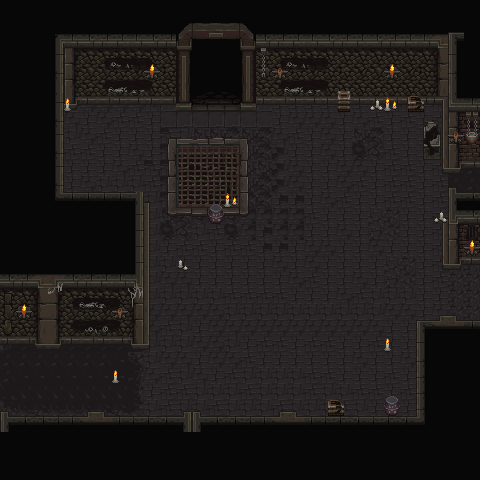

Below is a game level as drawn by its tile map, then a one-line description and the .tmx that defines it (tile-layer data replaced by summaries):
An orthogonal 30x30 tile map with 16x16 px tiles, 3 tile layers (Background, Middleground, Foreground), 8 tilesets and 14 objects (4x spawn, Player).

<map version="1.10" tiledversion="1.12.0" orientation="orthogonal" renderorder="right-down" width="30" height="30" tilewidth="16" tileheight="16" infinite="0" nextlayerid="6" nextobjectid="47">
 <tileset firstgid="1" source="DungeonBuildingTileSet.tsx" />
 <tileset firstgid="2561" source="DungeonAnimatedTiles.tsx" />
 <tileset firstgid="2577" source="DungeonDecorations.tsx" />
 <tileset firstgid="2833" source="player.tsx" />
 <tileset firstgid="2834" source="objects.tsx" />
 <tileset firstgid="2840" source="Enemies.tsx" />
 <tileset firstgid="2843" source="Spawn.tsx" />
 <tileset firstgid="2844" source="lights.tsx" />
 <layer id="1" name="Background" width="30" height="30">
  <data>[900 cells, 900 non-empty, 60 distinct tile ids]</data>
 </layer>
 <layer id="2" name="Middleground" width="30" height="30">
  <data>[900 cells, 521 non-empty, 232 distinct tile ids]</data>
 </layer>
 <layer id="3" name="Foreground" width="30" height="30">
  <data>[900 cells, 33 non-empty, 22 distinct tile ids]</data>
 </layer>
 <objectgroup id="4" name="objects">
  <object id="8" name="Player" gid="2833" x="206.682" y="137.5" width="22" height="22">
   <properties>
    <property name="attackMode" value="GUN" />
    <property name="camFollow" type="bool" value="true" />
    <property name="controller" type="bool" value="true" />
   </properties>
  </object>
  <object id="38" gid="2845" x="222.909" y="208.182" width="16" height="16" />
  <object id="39" gid="2845" x="383.75" y="80.25" width="16" height="16" />
  <object id="40" gid="2845" x="382.75" y="112.5" width="16" height="16" />
  <object id="41" gid="2845" x="144.5" y="78.75" width="16" height="16" />
  <object id="42" gid="2845" x="59.25" y="111.25" width="16" height="16" />
  <object id="43" gid="2845" x="463.75" y="254.75" width="16" height="16" />
  <object id="44" gid="2845" x="379" y="351.75" width="16" height="16" />
  <object id="45" gid="2845" x="106.75" y="382.75" width="16" height="16" />
  <object id="46" gid="2845" x="15" y="318.25" width="16" height="16" />
 </objectgroup>
 <objectgroup id="5" name="spawns">
  <object id="21" name="spawn" gid="2843" x="365.5" y="153.5" width="16" height="16" />
  <object id="22" name="spawn" gid="2843" x="430.5" y="304" width="17" height="16" />
  <object id="23" name="spawn" gid="2843" x="23.5" y="391.5" width="15.5" height="16" />
  <object id="24" name="spawn" gid="2843" x="91" y="155" width="16.5" height="16" />
 </objectgroup>
</map>
